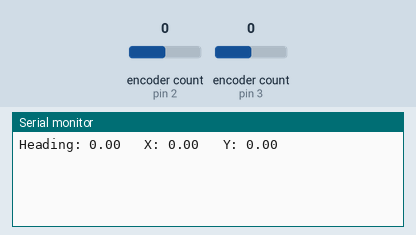
A sketch run on a simulated Arduino Uno, built with avr-gcc and run on an emulated ATmega328P. Parts: the last lines printed to the serial monitor. The inputs (shaded band) are chosen by the test bench; at power-on: encoder count (sensors on pin 2, pin 3) 0.

Above: at 1.2 s.
1.3 s: encoder count (sensor on pin 2) set to 1
At 1.9 s:
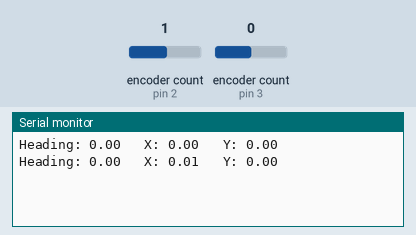
2.8 s: encoder count (sensor on pin 3) set to 4
At 4.0 s:
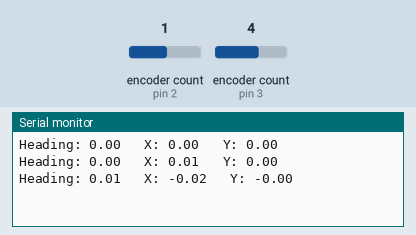
4.3 s: encoder count (sensor on pin 2) set to 2
At 5.3 s:
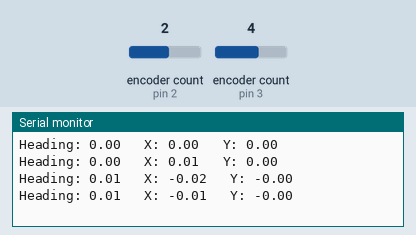
5.8 s: encoder count (sensor on pin 3) set to 8
At 6.5 s:
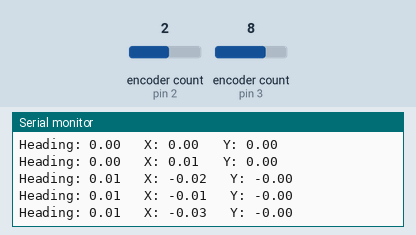
Timing chart, 0 to 8.3 s (numbered marks = the images above; inputs shaded):
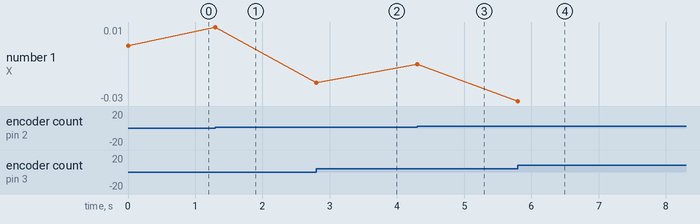

Measured:
- after the input at 1.3 s, the serial monitor: prints a new line at once (image 1)
- after the input at 2.8 s, the serial monitor: prints a new line at once (image 2)
- after the input at 4.3 s, the serial monitor: prints a new line at once (image 3)
- after the input at 5.8 s, the serial monitor: prints a new line at once (image 4)
- plotted number 1: 0 → 0.01 after the input at 1.3 s, 0.01 → -0.02 after the input at 2.8 s, -0.02 → -0.01 after the input at 4.3 s, -0.01 → -0.03 after the input at 5.8 s

The sketch:

encoder_uno.ino
```cpp
/*
  This code is to be run on the arduino Uno connected to the
  motor encoders on a differentially driven robot base.

*/

#include <Encoder.h>

Encoder left (2, 4);
Encoder right (3, 5);

void setup() {
  // put your setup code here, to run once:
  Serial.begin(115200);

}

long l_oldPosition = -999;
long r_oldPosition = -999;
float theta = 0;
float x = 0;
float y = 0;
#define radius 1.375    // radius of drive wheels
#define distance 9.63    // separation between wheels
#define ticksPerRot 3200  // num encoder ticks for full rot.
#define piDivTr  0.000981748  // PI/ticksPerRot

void loop() {
  // put your main code here, to run repeatedly:
  long l_newPosition = left.read();
  long r_newPosition = -right.read();
  bool update = false;
  if (l_newPosition != l_oldPosition) {
    l_oldPosition = l_newPosition;
    update = true;
//    Serial.println(l_newPosition);
  }
  if (r_newPosition != r_oldPosition) {
    r_oldPosition = r_newPosition;
    update = true;
//    Serial.print("right: ");
//    Serial.println(r_newPosition);
  }
//  update = false;
  if (update) {
    calcHeading();
    calcPos();
    Serial.print("Heading: ");
    Serial.print(theta);
    Serial.print("\t X: ");
    Serial.print(x);
    Serial.print("\t Y: ");
    Serial.println(y);
  }
}

void calcHeading() {
  theta = 2*PI* ((float) radius/ (float) distance) * ( (float)(l_oldPosition - r_oldPosition)/ (float) ticksPerRot);
}

void calcPos() {
  long sum = l_oldPosition + r_oldPosition;
  x = radius * cos(theta) * sum * piDivTr;
  y = radius *sin(theta) * sum * piDivTr;
}

void reset() {
  l_oldPosition = 0;
  r_oldPosition = 0;
}
```
